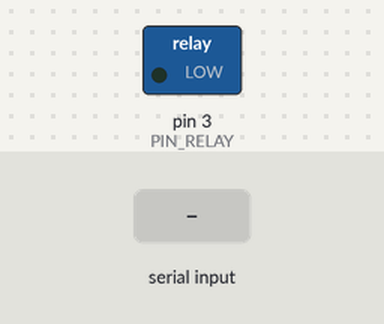
Bench run of a sketch on a simulated Arduino Uno, built with avr-gcc and run on an emulated ATmega328P. Shown: switched loads named in the sketch (green lamp = pin HIGH). The test bench sets the inputs (shaded band).

Above: at 1.2 s.
1.3 s: "3\n" received over Serial
At 2.5 s:
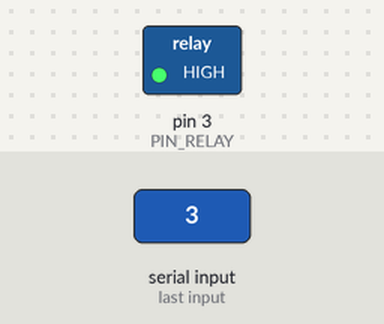
2.8 s: "4\n" received over Serial
At 3.7 s:
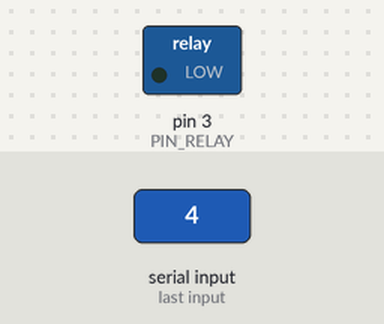
Timing chart, 0 to 5.8 s (numbered marks = the images above; inputs shaded):
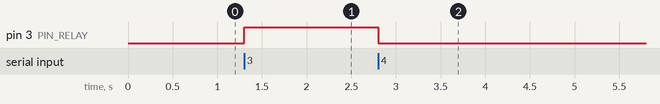

Measured:
- after the input at 1.3 s, pin 3 (PIN_RELAY): LOW → HIGH at once
- after the input at 2.8 s, pin 3 (PIN_RELAY): HIGH → LOW at once

The sketch:

EngineGAZ.ino
```cpp
#define PIN_RELAY 3

bool relayState = 0;
int EngineMode = 0;

void setup() {
  Serial.begin(115200);
  Serial.setTimeout(1);
  Serial.flush();
  pinMode(PIN_RELAY, OUTPUT);
}

void loop() {
  relayState = digitalRead(PIN_RELAY);
  if (Serial.available() > 0) {
    EngineMode = Serial.parseInt();
  }
    switch (EngineMode) {
      case 3: digitalWrite(PIN_RELAY, HIGH); break; // engine start
      case 4: digitalWrite(PIN_RELAY, LOW); break;  // engine stop
  }
}
```
